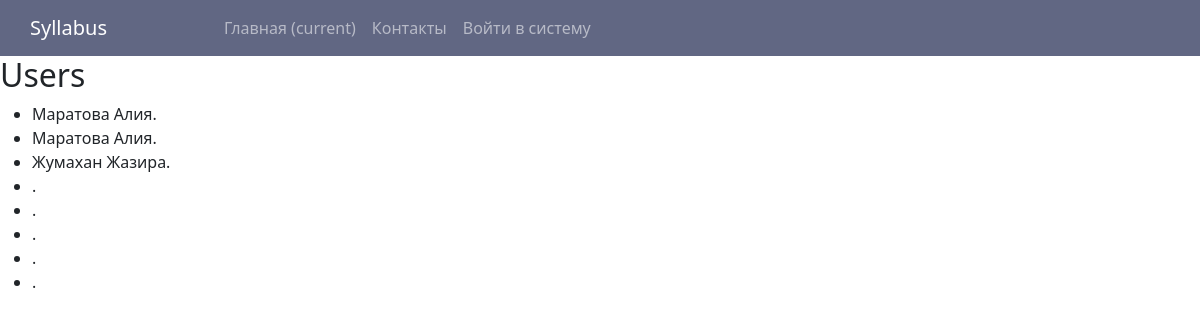
/users/, run on the app's committed database.
### syllabuses/models.py (models this page shows, shortened)
class CustomUser(AbstractUser):
    email = models.EmailField('Эл. Почта', max_length=255)
    prof = models.CharField('Должность', max_length=255)
    groups = models.ManyToManyField(
        'auth.Group',
        verbose_name=_('groups'),
        blank=True,
        related_name='customuser_set',
        related_query_name='user',
    )
    user_permissions = models.ManyToManyField(
        'auth.Permission',
        verbose_name=_('user permissions'),
        blank=True,
        related_name='customuser_set',
        related_query_name='user',
    )
    def get_full_name(self):
        return f"{self.last_name} {self.first_name}."
    class Meta:
        verbose_name = 'Преподаватель'

### syllabuses/views.py (the view, shortened to what this page needs)
# urls.py: path('users/', CustomUserView.as_view(), name='user_list'),
class CustomUserView(View):
    def get(self, request):
        users = CustomUser.objects.all()
        return render(request, 'syllabuses/user_list.html', {'users': users})

### syllabuses/templates/syllabuses/user_list.html
{% extends 'syllabuses/base.html' %}
{% block content %}
  <h2>Users</h2>
  <ul>
    {% for user in users %}
      <li>{{ user.get_full_name }}</li>
    {% empty %}
      <li>No users found.</li>
    {% endfor %}
  </ul>
{% endblock %}

### data on the page
CustomUser: get_full_name "Маратова Алия."
CustomUser: get_full_name "Маратова Алия."
CustomUser: get_full_name "Жумахан Жазира."
CustomUser: get_full_name "."
CustomUser: get_full_name "."
CustomUser: get_full_name "."
CustomUser: get_full_name "."
CustomUser: get_full_name "."
